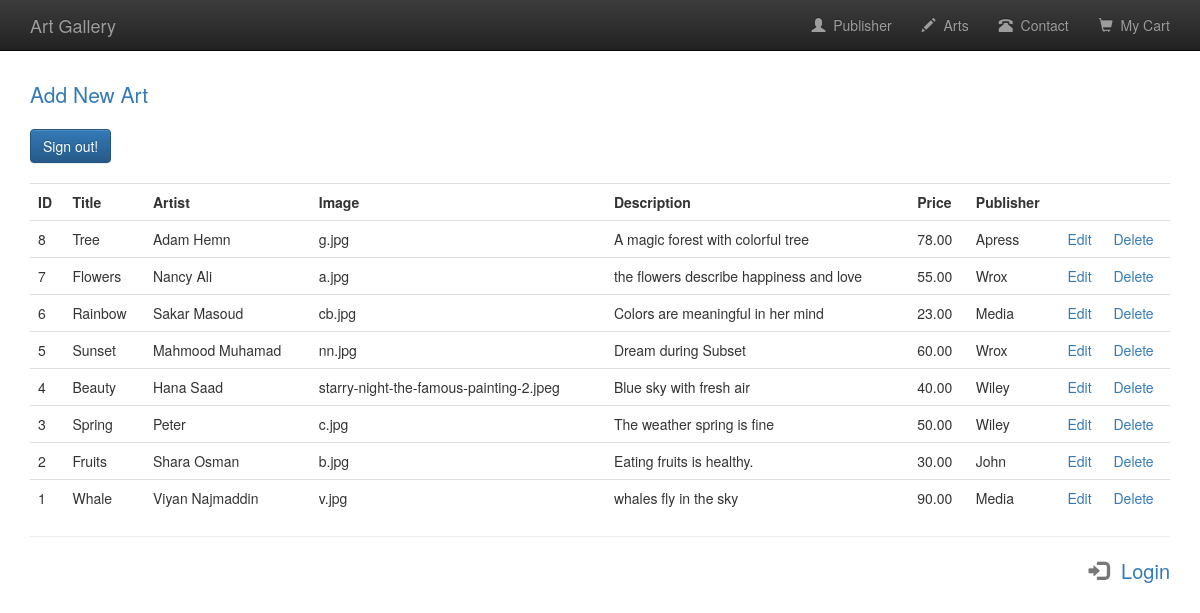
Screenshot of /admin_art.php (signed in) with the database file from the repository.
### tables this page shows
CREATE TABLE IF NOT EXISTS `arts` (
  `art_isbn` varchar(20) NOT NULL,
  `art_title` varchar(60) DEFAULT NULL,
  `art_artist` varchar(60) DEFAULT NULL,
  `art_image` varchar(40) DEFAULT NULL,
  `art_descr` text,
  `art_price` decimal(6,2) NOT NULL,
  `publisherid` int(10) unsigned NOT NULL
);

CREATE TABLE IF NOT EXISTS `publisher` (
  `publisherid` int(10) unsigned NOT NULL,
  `publisher_name` varchar(60) NOT NULL
);

### functions/database_functions.php (called while the page is built, shortened)
<?php
	function getPubName($conn, $pubid){
		$query = "SELECT publisher_name FROM publisher WHERE publisherid = '$pubid'";
		$result = mysqli_query($conn, $query);
		$row = mysqli_fetch_assoc($result);
		return $row['publisher_name'];
	}
	function getAll($conn){
		$query = "SELECT * from arts ORDER BY art_isbn DESC";
		$result = mysqli_query($conn, $query);
		return $result;
	}
?>

### admin_art.php (the view, shortened to what this page needs)
<?php
	require_once "./template/header.php";
	require_once "./functions/database_functions.php";
	$conn = db_connect();
	$result = getAll($conn);
?>
	<p class="lead"><a href="admin_add.php">Add New Art</a></p>
	<a href="admin_signout.php" class="btn btn-primary">Sign out!</a>
	<table class="table" style="margin-top: 20px">
		<tr>
			<th>ID</th>
			<th>Title</th>
			<th>Artist</th>
			<th>Image</th>
			<th>Description</th>
			<th>Price</th>
			<th>Publisher</th>
			<th>&nbsp;</th>
			<th>&nbsp;</th>
		</tr>
		<?php while($row = mysqli_fetch_assoc($result)){ ?>
		<tr>
			<td><?php echo $row['art_isbn']; ?></td>
			<td><?php echo $row['art_title']; ?></td>
			<td><?php echo $row['art_artist']; ?></td>
			<td><?php echo $row['art_image']; ?></td>
			<td><?php echo $row['art_descr']; ?></td>
			<td><?php echo $row['art_price']; ?></td>
			<td><?php echo getPubName($conn, $row['publisherid']); ?></td>
			<td><a href="admin_edit.php?artisbn=<?php echo $row['art_isbn']; ?>">Edit</a></td>
			<td><a href="admin_delete.php?artisbn=<?php echo $row['art_isbn']; ?>">Delete</a></td>
		</tr>
		<?php } ?>
	</table>
<?php
	require_once "./template/footer.php";
?>

### rows the page displays
arts: art_isbn "8", art_title "Tree", art_artist "Adam Hemn", art_image "g.jpg", art_descr "A magic forest with colorful tree", art_price "78.00", publisherid.publisher_name "Apress"
arts: art_isbn "7", art_title "Flowers", art_artist "Nancy Ali", art_image "a.jpg", art_descr "the flowers describe happiness and love", art_price "55.00", publisherid.publisher_name "Wrox"
arts: art_isbn "6", art_title "Rainbow", art_artist "Sakar Masoud", art_image "cb.jpg", art_descr "Colors are meaningful in her mind", art_price "23.00", publisherid.publisher_name "Media"
arts: art_isbn "5", art_title "Sunset", art_artist "Mahmood Muhamad", art_image "nn.jpg", art_descr "Dream during Subset", art_price "60.00", publisherid.publisher_name "Wrox"
arts: art_isbn "4", art_title "Beauty", art_artist "Hana Saad", art_image "starry-night-the-famous-painting-2.jpeg", art_descr "Blue sky with fresh air", art_price "40.00", publisherid.publisher_name "Wiley"
arts: art_isbn "3", art_title "Spring", art_artist "Peter", art_image "c.jpg", art_descr "The weather spring is fine", art_price "50.00", publisherid.publisher_name "Wiley"
arts: art_isbn "2", art_title "Fruits", art_artist "Shara Osman", art_image "b.jpg", art_descr "Eating fruits is healthy.", art_price "30.00", publisherid.publisher_name "John"
arts: art_isbn "1", art_title "Whale", art_artist "Viyan Najmaddin", art_image "v.jpg", art_descr "whales fly in the sky", art_price "90.00", publisherid.publisher_name "Media"
